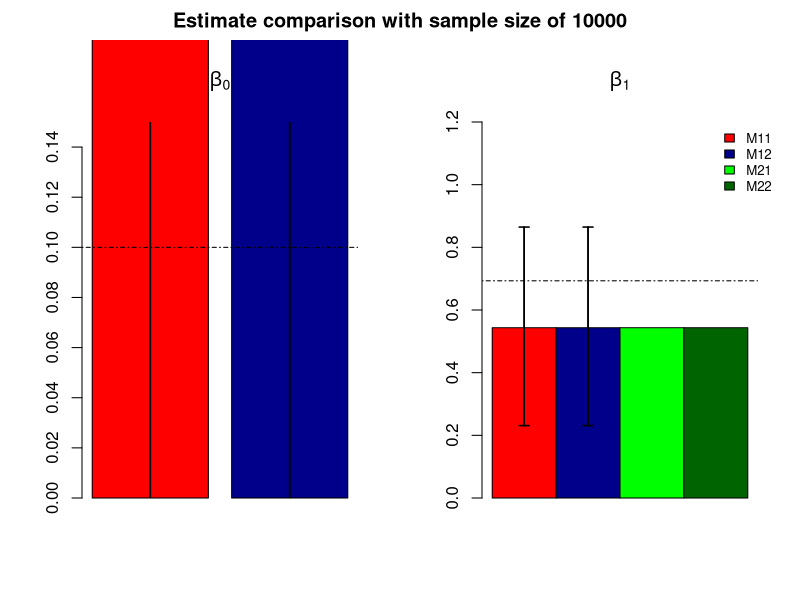
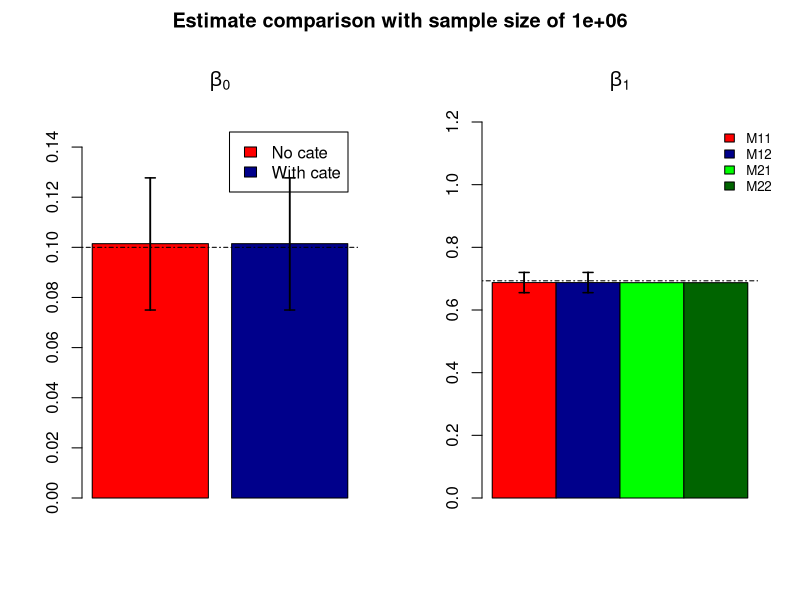
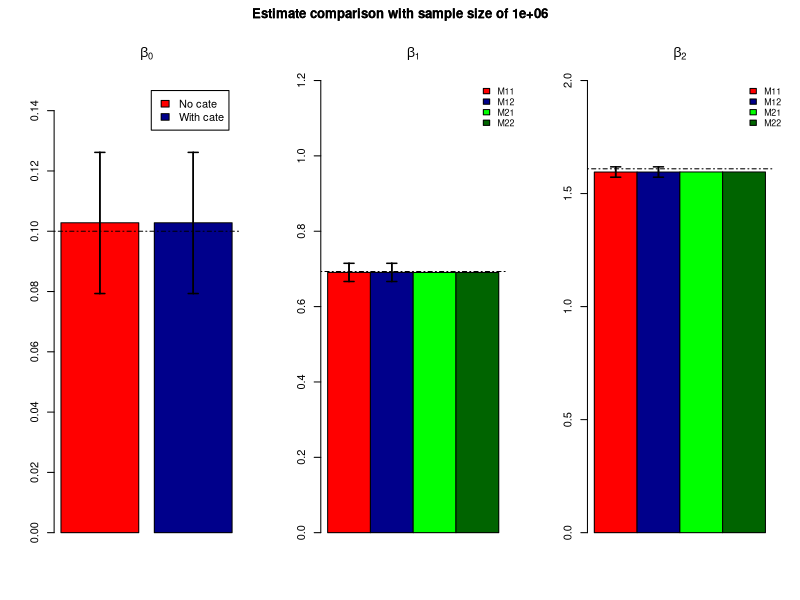

Recreate these plots in R, in order. (Note: a time limit stopped this script after it produced the figures.)
## ---- chunk 1
cate.fr=function(beta)
{
cova.matx=as.matrix(cbind(rep(1,nrow(cate.matrix)), cate.matrix[,2:(1+feature_number)]))
sum.lkhd=cate.matrix[,1]*cova.matx%*%beta-baseline.mutation*exp(cova.matx%*%beta)
 return(sum(sum.lkhd))
}

cate.grr=function(beta)
{
 partial.deriv=numeric(1+feature_number)
 cova.matx=as.matrix(cbind(rep(1,nrow(cate.matrix)), cate.matrix[,2:(1+feature_number)]))
 for (i in 1:feature_number)
  {
    sum.fea=cate.matrix[,1]*cate.matrix[,(1+i)]-baseline.mutation*cate.matrix[,(1+i)]*exp(cova.matx%*%beta)
  partial.deriv[1+i]=sum(sum.fea)
  }
  partial.deriv[1]=sum(cate.matrix[,1]-baseline.mutation*exp(cova.matx%*%beta))

 return(partial.deriv)
}


fr=function(beta)
{
cova.matx=as.matrix(cbind(rep(1, nrow(discrete.feature)), discrete.feature[,2:(1+feature_number)]))
sum.lkhd=discrete.feature[,1]*cova.matx%*%beta-baseline.mutation.before.cate*exp(cova.matx%*%beta)
 return(sum(sum.lkhd))
}

grr=function(beta)
{
 partial.deriv=numeric(1+feature_number)
 cova.matx=as.matrix(cbind(rep(1, nrow(discrete.feature)), discrete.feature[,2:(1+feature_number)]))
 for (i in 1:feature_number)
  {
    sum.fea=discrete.feature[,1]*discrete.feature[,(1+i)]-baseline.mutation.before.cate*discrete.feature[,(1+i)]*exp(cova.matx%*%beta)
  partial.deriv[1+i]=sum(sum.fea)
  }
  partial.deriv[1]=sum(discrete.feature[,1]-baseline.mutation.before.cate*exp(cova.matx%*%beta))
 return(partial.deriv)
}


## ---- chunk 2
#rm(list=ls())
set.seed(1000)
n <- 10000
baseline.rate=0.01
#regression coefficients
 beta0 <- 0.1
 beta1 <- log(2)
#generate covariate values
 x <- rbinom(n, 1, prob=0.5)
#compute mu's
mu <- exp(beta0 + beta1 * x)*baseline.rate
#generate Y-values
 y <- rpois(n=n, lambda=mu)
   #data set
 data <- data.frame(y=y, x=x)
 y0=sum(data$y[data$x==0]); y1=sum(data$y[data$x==1])
 cate.data=data.frame(y=c(y0,y1), x=c(0,1))
 fit=glm(data$y~data$x+offset(log(rep(baseline.rate, n))), family=poisson())
 cate.fit=glm(cate.data$y~cate.data$x+offset(log(c(baseline.rate*sum(x==cate.data$x[1]), baseline.rate*sum(x==cate.data$x[2])))), family=poisson())
fit.conf=confint(fit)
cate.fit.conf=confint(cate.fit)
## ---- chunk 3
method=c("M11", "M12", "M21", "M22")
para.est=matrix(nrow=2, ncol=2)
para.est[1,]=c(fit$coefficients[1], fit$coefficients[2])
para.est[2,]=c(cate.fit$coefficients[1], cate.fit$coefficients[2])
par(mfrow=c(1,2), oma = c(0, 0, 2, 0))
barCenters=barplot(para.est[,1], beside=F, ylim=c(0, 0.15), col=c("red", "darkblue"),  xlab="",  main=expression(paste(beta[0])))
abline(h=beta0, lty=4)
segments(barCenters, c(fit.conf[1,1], cate.fit.conf[1,1]), barCenters,
        c(fit.conf[1,2], cate.fit.conf[1,2]) , lwd = 1.5)

arrows(barCenters, c(fit.conf[1,1], cate.fit.conf[1,1]), barCenters,
        c(fit.conf[1,2], cate.fit.conf[1,2]) , lwd = 1.5, angle = 90,
       code = 3, length = 0.05)
######## estimate by optim 
feature_number=1
cate.matrix=cate.data
baseline.mutation=c(baseline.rate*sum(x==cate.data$x[1]), baseline.rate*sum(x==cate.data$x[2]))
baseline.mutation.before.cate=baseline.rate
discrete.feature=data
para.initial=rep(0.1, (1+feature_number))
para.est.optim.cate=optim(para.initial, cate.fr, cate.grr, method="BFGS", control=list(fnscale=-1))
para.est.optim.before.cate=optim(para.initial, fr, grr, method="BFGS", control=list(fnscale=-1))
################
beta1.est=matrix(nrow=length(method), ncol=1)
beta1.est[1,]=fit$coefficients[2]
beta1.est[2,]=cate.fit$coefficients[2]
beta1.est[3,]=para.est.optim.before.cate$par[2]
beta1.est[4,]=para.est.optim.cate$par[2]

barcenters=barplot(beta1.est, beside=T, ylim=c(0, 1.2), col=c("red", "darkblue", "green", "darkgreen"),  xlab="", legend=method, main=expression(paste(beta[1])), args.legend = list(x ='topright', bty='n', inset=c(-0.07,0), cex=0.8))
abline(h=beta1, lty=4)
segments(barcenters[1:2,1], c(fit.conf[2,1], cate.fit.conf[2,1]), barcenters[1:2,1],
        c(fit.conf[2,2], cate.fit.conf[2,2]) , lwd = 1.5)

arrows(barcenters[1:2,], c(fit.conf[2,1], cate.fit.conf[2,1]), barcenters[1:2,],
        c(fit.conf[2,2], cate.fit.conf[2,2]) , lwd = 1.5, angle = 90,
       code = 3, length = 0.05)
title(paste("Estimate comparison with sample size of", n, sep=" ")  , outer=TRUE)
## ---- chunk 4
#rm(list=ls())
set.seed(1000)
n <- 1000000
baseline.rate=0.01
#regression coefficients
 beta0 <- 0.1
 beta1 <- log(2)
#generate covariate values
 x <- rbinom(n, 1, prob=0.5)
#compute mu's
mu <- exp(beta0 + beta1 * x)*baseline.rate
#generate Y-values
 y <- rpois(n=n, lambda=mu)
   #data set
 data <- data.frame(y=y, x=x)
 y0=sum(data$y[data$x==0]); y1=sum(data$y[data$x==1])
 cate.data=data.frame(y=c(y0,y1), x=c(0,1))
 fit=glm(data$y~data$x+offset(log(rep(baseline.rate, n))), family=poisson())
 cate.fit=glm(cate.data$y~cate.data$x+offset(log(c(baseline.rate*sum(x==cate.data$x[1]), baseline.rate*sum(x==cate.data$x[2])))), family=poisson())
fit.conf=confint(fit)
cate.fit.conf=confint(cate.fit)
## ---- chunk 5
para.est=matrix(nrow=2, ncol=2)
para.est[1,]=c(fit$coefficients[1], fit$coefficients[2])
para.est[2,]=c(cate.fit$coefficients[1], cate.fit$coefficients[2])
par(mfrow=c(1,2), oma = c(0, 0, 2, 0))
barCenters1=barplot(para.est[,1], beside=F, ylim=c(0, 0.15), col=c("red", "darkblue"), legend=c("No cate", "With cate"),  xlab="",  main=expression(paste(beta[0])))
abline(h=beta0, lty=4)
segments(barCenters1, c(fit.conf[1,1], cate.fit.conf[1,1]), barCenters1,
        c(fit.conf[1,2], cate.fit.conf[1,2]) , lwd = 1.5)

arrows(barCenters1, c(fit.conf[1,1], cate.fit.conf[1,1]), barCenters1,
        c(fit.conf[1,2], cate.fit.conf[1,2]) , lwd = 1.5, angle = 90,
       code = 3, length = 0.05)

######## estimate by optim 
feature_number=1
cate.matrix=cate.data
baseline.mutation=c(baseline.rate*sum(x==cate.data$x[1]), baseline.rate*sum(x==cate.data$x[2]))
baseline.mutation.before.cate=baseline.rate
discrete.feature=data
para.initial=rep(0.1, (1+feature_number))
para.est.optim.cate=optim(para.initial, cate.fr, cate.grr, method="BFGS", control=list(fnscale=-1))
para.est.optim.before.cate=optim(para.initial, fr, grr, method="BFGS", control=list(fnscale=-1))
################
beta1.est=matrix(nrow=length(method), ncol=1)
beta1.est[1,]=fit$coefficients[2]
beta1.est[2,]=cate.fit$coefficients[2]
beta1.est[3,]=para.est.optim.before.cate$par[2]
beta1.est[4,]=para.est.optim.cate$par[2]

barcenters2=barplot(beta1.est, beside=T, ylim=c(0, 1.2), col=c("red", "darkblue", "green", "darkgreen"),  xlab="", legend=method, main=expression(paste(beta[1])), args.legend = list(x ='topright', bty='n', inset=c(-0.07,0), cex=0.8))
abline(h=beta1, lty=4)
segments(barcenters2[1:2,1], c(fit.conf[2,1], cate.fit.conf[2,1]), barcenters2[1:2,1],
        c(fit.conf[2,2], cate.fit.conf[2,2]) , lwd = 1.5)

arrows(barcenters2[1:2,], c(fit.conf[2,1], cate.fit.conf[2,1]), barcenters2[1:2,],
        c(fit.conf[2,2], cate.fit.conf[2,2]) , lwd = 1.5, angle = 90,
       code = 3, length = 0.05)
title(paste("Estimate comparison with sample size of", n, sep=" ")  , outer=TRUE)

## ---- chunk 6
#rm(list=ls())
set.seed(1000)
n <- 1000000
baseline.rate=0.01
#regression coefficients
 beta0 <- 0.1
 beta1 <- log(2); beta2=log(5)
#generate covariate values
 x1 <- rbinom(n, 1, prob=0.5); x2=rbinom(n, 1, prob=0.2)
#compute mu's
mu <- exp(beta0 + beta1 * x1+beta2*x2)*baseline.rate
#generate Y-values
 y <- rpois(n=n, lambda=mu)
   #data set
 data <- data.frame(y=y, x1=x1, x2=x2)
 y00=sum(data$y[data$x1==0 & data$x2==0]); y01=sum(data$y[data$x1==0 & data$x2==1])
 y10=sum(data$y[data$x1==1 & data$x2==0]); y11=sum(data$y[data$x1==1 & data$x2==1])
 cate.data=data.frame(y=c(y00,y01, y10, y11), x1=c(0,0,1,1), x2=c(0,1,0,1))
 fit=glm(data$y~data$x1+data$x2+offset(log(rep(baseline.rate, n))), family=poisson())
 offset.term=c(baseline.rate*nrow(data[data$x1==0 & data$x2==0,]), baseline.rate*nrow(data[data$x1==0 & data$x2==1,]), baseline.rate*nrow(data[data$x1==1 & data$x2==0,]), baseline.rate*nrow(data[data$x1==1 & data$x2==1,]))
 cate.fit=glm(cate.data$y~cate.data$x1+cate.data$x2+offset(log(offset.term)), family=poisson())
fit.conf=confint(fit)
cate.fit.conf=confint(cate.fit)
## ---- chunk 7
para.est=matrix(nrow=2, ncol=2)
para.est[1,]=c(fit$coefficients[1], fit$coefficients[2])
para.est[2,]=c(cate.fit$coefficients[1], cate.fit$coefficients[2])
par(mfrow=c(1,3), oma = c(0, 0, 2, 0))
barCenters1=barplot(para.est[,1], beside=F, ylim=c(0, 0.15), col=c("red", "darkblue"), legend=c("No cate", "With cate"),  xlab="",  main=expression(paste(beta[0])))
abline(h=beta0, lty=4)
segments(barCenters1, c(fit.conf[1,1], cate.fit.conf[1,1]), barCenters1,
        c(fit.conf[1,2], cate.fit.conf[1,2]) , lwd = 1.5)

arrows(barCenters1, c(fit.conf[1,1], cate.fit.conf[1,1]), barCenters1,
        c(fit.conf[1,2], cate.fit.conf[1,2]) , lwd = 1.5, angle = 90,
       code = 3, length = 0.05)

######## estimate by optim 
feature_number=2
cate.matrix=cate.data
baseline.mutation=offset.term
baseline.mutation.before.cate=baseline.rate
discrete.feature=data
para.initial=rep(0.1, (1+feature_number))
para.est.optim.cate=optim(para.initial, cate.fr, cate.grr, method="BFGS", control=list(fnscale=-1))
para.est.optim.before.cate=optim(para.initial, fr, grr, method="BFGS", control=list(fnscale=-1))
################
beta1.est=matrix(nrow=length(method), ncol=1)
beta1.est[1,]=fit$coefficients[2]
beta1.est[2,]=cate.fit$coefficients[2]
beta1.est[3,]=para.est.optim.before.cate$par[2]
beta1.est[4,]=para.est.optim.cate$par[2]

barcenters2=barplot(beta1.est, beside=T, ylim=c(0, 1.2), col=c("red", "darkblue", "green", "darkgreen"),  xlab="", legend=method, main=expression(paste(beta[1])), args.legend = list(x ='topright', bty='n', inset=c(-0.07,0), cex=0.8))
abline(h=beta1, lty=4)
segments(barcenters2[1:2,1], c(fit.conf[2,1], cate.fit.conf[2,1]), barcenters2[1:2,1],
        c(fit.conf[2,2], cate.fit.conf[2,2]) , lwd = 1.5)

arrows(barcenters2[1:2,], c(fit.conf[2,1], cate.fit.conf[2,1]), barcenters2[1:2,],
        c(fit.conf[2,2], cate.fit.conf[2,2]) , lwd = 1.5, angle = 90,
       code = 3, length = 0.05)
title(paste("Estimate comparison with sample size of", n, sep=" ")  , outer=TRUE)


################
beta2.est=matrix(nrow=length(method), ncol=1)
beta2.est[1,]=fit$coefficients[3]
beta2.est[2,]=cate.fit$coefficients[3]
beta2.est[3,]=para.est.optim.before.cate$par[3]
beta2.est[4,]=para.est.optim.cate$par[3]

barcenters3=barplot(beta2.est, beside=T, ylim=c(0, 2), col=c("red", "darkblue", "green", "darkgreen"),  xlab="", legend=method, main=expression(paste(beta[2])), args.legend = list(x ='topright', bty='n', inset=c(-0.07,0), cex=0.8))
abline(h=beta2, lty=4)
segments(barcenters3[1:2,1], c(fit.conf[3,1], cate.fit.conf[3,1]), barcenters3[1:2,1],
        c(fit.conf[3,2], cate.fit.conf[3,2]) , lwd = 1.5)

arrows(barcenters3[1:2,], c(fit.conf[3,1], cate.fit.conf[3,1]), barcenters3[1:2,],
        c(fit.conf[3,2], cate.fit.conf[3,2]) , lwd = 1.5, angle = 90,
       code = 3, length = 0.05)
title(paste("Estimate comparison with sample size of", n, sep=" ")  , outer=TRUE)

## ---- chunk 8
#rm(list=ls())
set.seed(1000)
n <- 1000000
baseline.rate=0.01
#regression coefficients
 beta0 <- 0.1
 beta1 <- log(2); beta2=log(5)
#generate covariate values
 x1 <- rbinom(n, 1, prob=0.5); x2=rbinom(n, 1, prob=0.2)
#compute mu's
mu <- exp(beta0 + beta1 * x1+beta2*x2)*baseline.rate
#generate Y-values
 y <- rpois(n=n, lambda=mu)
   #data set
 data <- data.frame(y=y, x1=x1, x2=x2)
 ####################
 y00=sum(data$y[data$x1==0 & data$x2==0]); y01=sum(data$y[data$x1==0 & data$x2==1])
 y10=sum(data$y[data$x1==1 & data$x2==0]); y11=sum(data$y[data$x1==1 & data$x2==1])
 cate.data=data.frame(y=c(y00,y01, y10, y11), x1=c(0,0,1,1), x2=c(0,1,0,1))
 fit=glm(data$y~data$x1+data$x2+offset(log(rep(baseline.rate, n))), family=poisson())
 offset.term=c(baseline.rate*nrow(data[data$x1==0 & data$x2==0,]), baseline.rate*nrow(data[data$x1==0 & data$x2==1,]), baseline.rate*nrow(data[data$x1==1 & data$x2==0,]), baseline.rate*nrow(data[data$x1==1 & data$x2==1,]))
 cate.fit=glm(cate.data$y~cate.data$x1+cate.data$x2+offset(log(offset.term)), family=poisson())
fit.conf=confint(fit)
cate.fit.conf=confint(cate.fit)
#################### 
data1=data[1:(n/2),]; data2=data[(1+n/2):n,]
y00_1=sum(data1$y[data1$x1==0 & data1$x2==0]); y01_1=sum(data1$y[data1$x1==0 & data1$x2==1])
y10_1=sum(data1$y[data1$x1==1 & data1$x2==0]); y11_1=sum(data1$y[data1$x1==1 & data1$x2==1])
cate.data1=data.frame(y=c(y00_1,y01_1, y10_1, y11_1), x1=c(0,0,1,1), x2=c(0,1,0,1))
y00_2=sum(data2$y[data2$x1==0 & data2$x2==0]); y01_2=sum(data2$y[data2$x1==0 & data2$x2==1])
y10_2=sum(data2$y[data2$x1==1 & data2$x2==0]); y11_2=sum(data2$y[data2$x1==1 & data2$x2==1])
cate.data2=data.frame(y=c(y00_2,y01_2, y10_2, y11_2), x1=c(0,0,1,1), x2=c(0,1,0,1))
cate.data.split=rbind(cate.data1, cate.data2)

offset.term1=c(baseline.rate*nrow(data1[data1$x1==0 & data1$x2==0,]), baseline.rate*nrow(data1[data1$x1==0 & data1$x2==1,]), baseline.rate*nrow(data1[data1$x1==1 & data1$x2==0,]), baseline.rate*nrow(data1[data1$x1==1 & data1$x2==1,]))

offset.term2=c(baseline.rate*nrow(data2[data2$x1==0 & data2$x2==0,]), baseline.rate*nrow(data2[data2$x1==0 & data2$x2==1,]), baseline.rate*nrow(data2[data2$x1==1 & data2$x2==0,]), baseline.rate*nrow(data2[data2$x1==1 & data2$x2==1,]))
cate.split.fit=glm(cate.data.split$y~cate.data.split$x1+cate.data.split$x2+offset(log(c(offset.term1, offset.term2))), family=poisson())
cate.split.fit.conf=confint(cate.split.fit)
## ---- chunk 9
par(mfrow=c(1,2), oma = c(0, 0, 2, 0))
beta1.est=matrix(nrow=3, ncol=1)
beta1.est[1,]=fit$coefficients[2]
beta1.est[2,]=cate.fit$coefficients[2]
beta1.est[3,]=cate.split.fit$coefficients[2]

barcenters2=barplot(beta1.est, beside=T, ylim=c(0, 1.2), col=c("red", "blue", "green"),  xlab="", legend=c("No cate", "Cate", "SplitCateComb"), main=expression(paste(beta[1])), args.legend = list(x ='topright', bty='n', inset=c(-0.07,0), cex=0.8))
abline(h=beta1, lty=4)
segments(barcenters2[1:3,1], c(fit.conf[2,1], cate.fit.conf[2,1], cate.split.fit.conf[2,1]),barcenters2[1:3,1], c(fit.conf[2,2], cate.fit.conf[2,2], cate.split.fit.conf[2,2]) , lwd = 1.5)

arrows(barcenters2[1:3,1], c(fit.conf[2,1], cate.fit.conf[2,1], cate.split.fit.conf[2,1]),barcenters2[1:3,1], c(fit.conf[2,2], cate.fit.conf[2,2], cate.split.fit.conf[2,2]) , lwd = 1.5, angle = 90,
       code = 3, length = 0.05)
title(paste("Estimate comparison with sample size of", n, sep=" ")  , outer=TRUE)


################
beta2.est=matrix(nrow=3, ncol=1)
beta2.est[1,]=fit$coefficients[3]
beta2.est[2,]=cate.fit$coefficients[3]
beta2.est[3,]=cate.split.fit$coefficients[3]

barcenters3=barplot(beta2.est, beside=T, ylim=c(0, 2.2), col=c("red", "darkblue", "green"),  xlab="", legend=c("No cate", "Cate", "SplitCateComb"), main=expression(paste(beta[2])), args.legend = list(x ='topright', bty='n', inset=c(-0.07,0), cex=0.8))
abline(h=beta2, lty=4)
segments(barcenters3[1:3,1], c(fit.conf[3,1], cate.fit.conf[3,1], cate.split.fit.conf[3,1]), barcenters3[1:3,1],
        c(fit.conf[3,2], cate.fit.conf[3,2], cate.split.fit.conf[3,2]) , lwd = 1.5)

arrows(barcenters3[1:3,1], c(fit.conf[3,1], cate.fit.conf[3,1], cate.split.fit.conf[3,1]), barcenters3[1:3,1],
        c(fit.conf[3,2], cate.fit.conf[3,2], cate.split.fit.conf[3,2]) , lwd = 1.5, angle = 90,
       code = 3, length = 0.05)
title(paste("Estimate comparison with sample size of", n, sep=" ")  , outer=TRUE)

## ---- chunk 10
#rm(list=ls())
set.seed(1000)
n <- 1000000
baseline.rate=rbeta(n, 1, 100)
#regression coefficients
 beta0 <- 0.1
 beta1 <- log(2)
#generate covariate values
 x <- rbinom(n, 1, prob=0.5)
#compute mu's
mu <- exp(beta0 + beta1 * x)*baseline.rate
#generate Y-values
 y <- rpois(n=n, lambda=mu)
   #data set
 data <- data.frame(y=y, x=x)
 y0=sum(data$y[data$x==0]); y1=sum(data$y[data$x==1])
 cate.data=data.frame(y=c(y0,y1), x=c(0,1))
 fit=glm(data$y~data$x+offset(log(baseline.rate)), family=poisson())
 cate.fit=glm(cate.data$y~cate.data$x+offset(log(c(sum(baseline.rate[x==cate.data$x[1]]), sum(baseline.rate[x==cate.data$x[2]])))), family=poisson())
fit.conf=confint(fit)
cate.fit.conf=confint(cate.fit)
## ---- chunk 11
Mode <- function(x) {
  ux <- unique(x)
  ux[which.max(tabulate(match(x, ux)))]
}
plot(density(mu), main=expression(paste("Density of generated", mu[i0], sep=" ")), xlab="")
#abline(v=Mode(mu), col=2)
## ---- chunk 12
para.est=matrix(nrow=2, ncol=2)
para.est[1,]=c(fit$coefficients[1], fit$coefficients[2])
para.est[2,]=c(cate.fit$coefficients[1], cate.fit$coefficients[2])
par(mfrow=c(1,2), oma = c(0, 0, 2, 0))
barCenters=barplot(para.est[,1], beside=F, ylim=c(0, 0.15), col=c("red", "darkblue"),  xlab="",  main=expression(paste(beta[0])))
abline(h=beta0, lty=4)
segments(barCenters, c(fit.conf[1,1], cate.fit.conf[1,1]), barCenters,
        c(fit.conf[1,2], cate.fit.conf[1,2]) , lwd = 1.5)

arrows(barCenters, c(fit.conf[1,1], cate.fit.conf[1,1]), barCenters,
        c(fit.conf[1,2], cate.fit.conf[1,2]) , lwd = 1.5, angle = 90,
       code = 3, length = 0.05)

barcenters=barplot(para.est[,2], beside=F, ylim=c(0, 1.2), col=c("red", "darkblue"),  xlab="", legend=c("No cate", "With cate"), main=expression(paste(beta[1])))
abline(h=beta1, lty=4)
segments(barCenters, c(fit.conf[2,1], cate.fit.conf[2,1]), barCenters,
        c(fit.conf[2,2], cate.fit.conf[2,2]) , lwd = 1.5)

arrows(barCenters, c(fit.conf[2,1], cate.fit.conf[2,1]), barCenters,
        c(fit.conf[2,2], cate.fit.conf[2,2]) , lwd = 1.5, angle = 90,
       code = 3, length = 0.05)
title(paste("Estimate comparison with sample size of", n, sep=" ")  , outer=TRUE)
## ---- chunk 13
#fit=glm(data$y~data$x+offset(log(rep(sum(data$y)/n, n))), family=poisson())
fit=glm(data$y~data$x+offset(log(rbeta(n,1, 100))), family=poisson())
#cate.fit=glm(cate.data$y~cate.data$x+offset(log(c(sum(cate.data$y)/n*sum(x==cate.data$x[1]), sum(cate.data$y)/n*sum(x==cate.data$x[2])))), family=poisson())
cate.fit=glm(cate.data$y~cate.data$x+offset(log(rbeta(2,1,100 ))), family=poisson()) 

## ---- chunk 14
para.est=matrix(nrow=2, ncol=2)
para.est[1,]=c(fit$coefficients[1], fit$coefficients[2])
para.est[2,]=c(cate.fit$coefficients[1], cate.fit$coefficients[2])
par(mfrow=c(1,2), oma = c(0, 0, 2, 0))
#barCenters=barplot(para.est[,1], beside=F, ylim=c(min(para.est[,1], beta0, 0), max(para.est[,1], beta0, 0)), col=c("red", "darkblue"),  xlab="",  main=expression(paste(beta[0])))
plot(para.est[,1],ylim=c(min(para.est[,1], beta0, 0), max(para.est[,1], beta0, 0)), xlab="",  xaxt='n',  main=expression(paste(beta[0])), ylab="", col=c("red", "darkblue"), pch=16)
abline(h=beta0, lty=4)

barcenters=barplot(para.est[,2], beside=F, ylim=c(0, 1.2), col=c("red", "darkblue"),  xlab="", legend=c("No cate", "With cate"), main=expression(paste(beta[1])))
abline(h=beta1, lty=4)
segments(barCenters, c(fit.conf[2,1], cate.fit.conf[2,1]), barCenters,
        c(fit.conf[2,2], cate.fit.conf[2,2]) , lwd = 1.5)

arrows(barCenters, c(fit.conf[2,1], cate.fit.conf[2,1]), barCenters,
        c(fit.conf[2,2], cate.fit.conf[2,2]) , lwd = 1.5, angle = 90,
       code = 3, length = 0.05)
title(paste("Estimate comparison with sample size of", n, sep=" ")  , outer=TRUE)
## ---- chunk 15
